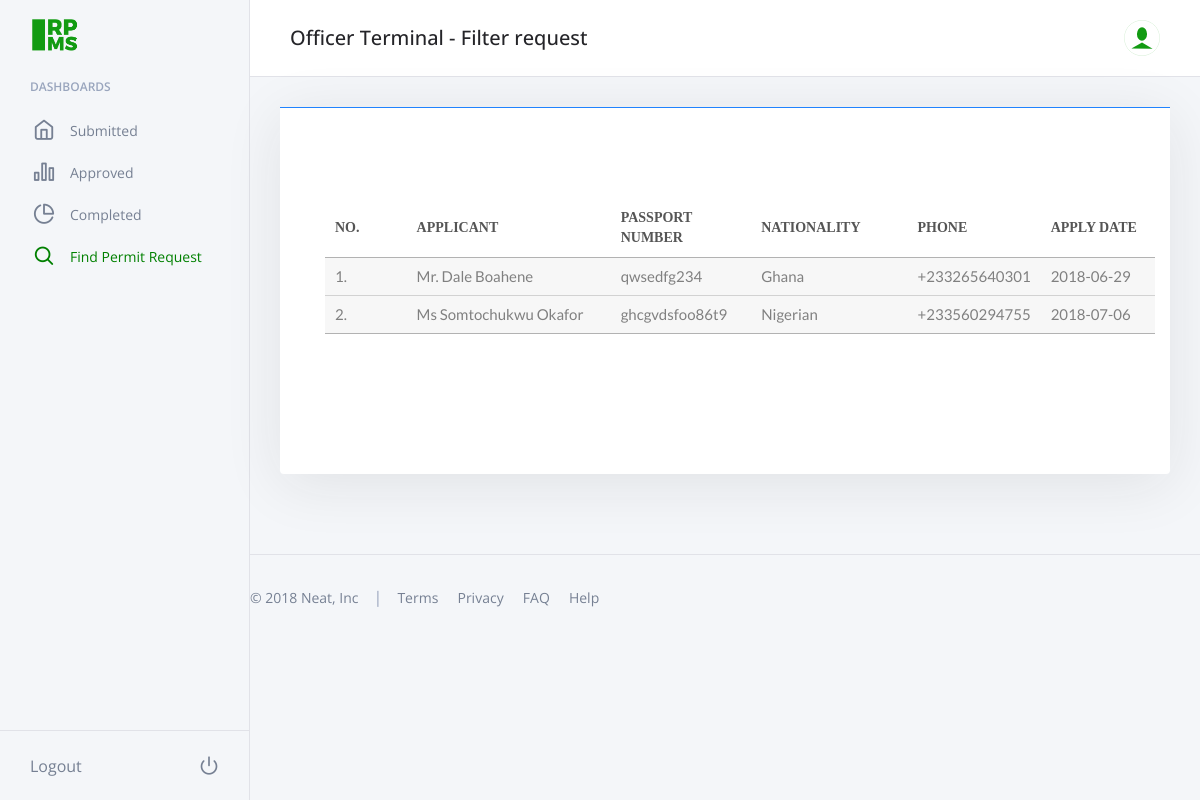
/admin/filter.php (signed in), run on the app's committed database.
### tables this page shows
CREATE TABLE `permits_table` (
  `permit_id` int(11) NOT NULL,
  `user_id` int(100) NOT NULL,
  `user_email` varchar(255) NOT NULL,
  `user_firstname` varchar(20) NOT NULL,
  `user_lastname` varchar(25) NOT NULL,
  `user_title` varchar(5) NOT NULL,
  `previous_name` varchar(255) DEFAULT NULL,
  `user_passport` varchar(255) NOT NULL,
  `issue_date` date NOT NULL,
  `issue_place` varchar(255) NOT NULL,
  `expiry_date` date NOT NULL,
  `nationality` varchar(50) NOT NULL,
  `birth_date` date NOT NULL,
  `birth_place` varchar(255) NOT NULL,
  `local_address` varchar(255) NOT NULL,
  `phone` int(15) NOT NULL,
  `foreign_address` varchar(255) NOT NULL,
  `closest_relative` varchar(255) DEFAULT NULL,
  `edu_qualifications` varchar(255) DEFAULT NULL,
  `profession` varchar(75) NOT NULL,
  `profession_address` varchar(255) NOT NULL,
  `employer_name` varchar(255) DEFAULT NULL,
  `first_arrival_date` date DEFAULT NULL,
  `latest_arrival_date` date NOT NULL,
  `previous_expiry` date DEFAULT NULL,
  `apply_reason` varchar(500) NOT NULL,
  `proposed_stay_length` varchar(100) NOT NULL,
  `marital_status` varchar(20) DEFAULT NULL,
  `spouse_name` varchar(255) DEFAULT NULL,
  `spouse_nationality` varchar(100) DEFAULT NULL,
  `spouse_place_of_birth` varchar(100) DEFAULT NULL,
  `spouse_date_of_birth` date DEFAULT NULL,
  `curr_status` varchar(50) NOT NULL DEFAULT 'Submitted',
  `apply_date` date NOT NULL DEFAULT current_timestamp(),
  `pass_image` varchar(255) DEFAULT NULL,
  `pass_data` varchar(255) DEFAULT NULL,
  `letter` varchar(255) DEFAULT NULL
);

### admin/filter.php (the view, shortened to what this page needs)
<!doctype html>
<html lang="en">
<head>
    <link rel="stylesheet" href="../css/custom.css" type="text/css">
    <link rel="stylesheet" href="../css/neat.minc619.css?v=1.0">
  	<link rel="stylesheet" type="text/css" href="../fonts/table/font-awesome-4.7.0/css/font-awesome.min.css">
    <link rel="stylesheet" href="../css/table/animate.css">
    <link rel="stylesheet" href="../css/table/select2.css">
    <link rel="stylesheet" href="../css/table/scroll/perfect-scrollbar.css">
    <link rel="stylesheet" href="../css/table/main.css?v=1.0">
    <link rel="stylesheet" href="../css/table/util.css">
    <link rel="stylesheet" href="../css/styles.css?v=1.0">
<link rel='stylesheet prefetch' href='http://cdnjs.cloudflare.com/ajax/libs/bootstrap-table/1.9.0/bootstrap-table.min.css'>
<link rel='stylesheet prefetch' href='https://cdn.datatables.net/1.10.9/css/jquery.dataTables.min.css'>
</head>
<body>
  <div class="o-page">
    <div class="o-page__sidebar js-page-sidebar">
      <aside class="c-sidebar">
        <div class="c-sidebar__brand">
          <a href="#"><img src="../img/rpms-green.png" alt="RPMS" style="height: 36px;"></a>
        </div>
        <div class="c-sidebar__body">
          <span class="c-sidebar__title">Dashboards</span>
          <ul class="c-sidebar__list">
            <li>
              <a class="c-sidebar__link" href="submitted.php">
                <i class="c-sidebar__icon feather icon-home"></i>Submitted
              </a>
            </li>
            <li>
              <a class="c-sidebar__link" href="./approved.php">
                <i class="c-sidebar__icon feather icon-bar-chart-2"></i>Approved
              </a>
            </li>
            <li>
              <a class="c-sidebar__link" href="./complete.php">
                <i class="c-sidebar__icon feather icon-pie-chart"></i>Completed
              </a>
            </li>
            <li>
              <a class="c-sidebar__link" href="./filter.php" style="color: green">
                <i class="c-sidebar__icon feather icon-search"></i>Find Permit Request
              </a>
            </li>
          </ul>
				</div>
        <a class="c-sidebar__footer" href="../pconfig/logout.php">
          Logout <i class="c-sidebar__footer-icon feather icon-power"></i></a>
      </aside>
    </div>
    <main class="o-page__content">
      <header class="c-navbar u-mb-medium">
        <h2 class="c-navbar__title">Officer Terminal - Filter request</h2>
        <div class="c-dropdown dropdown">
          <div class="c-avatar c-avatar--xsmall dropdown-toggle" id="dropdownMenuAvatar" data-toggle="dropdown" aria-haspopup="true" aria-expanded="false" role="button">
            <img class="c-avatar__img" src="../img/avatar.svg" alt="Admin">
          </div>
        </div>
      </header>
      <div class="container">
        <div class="col-md-12" >
          <div class="c-alert c-alert--info u-mb-medium">
          	<div class="container" style="min-width: 320px; align-items:center;">
                <div class="table100 ver5 m-b-110">
                <?php
                  try{
                    require_once("../pconfig/config.php");
                    $conn->setAttribute(PDO::ATTR_ERRMODE, PDO::ERRMODE_EXCEPTION);
                    $sql = "SELECT * FROM permits_table ORDER BY permit_id";
                    $res = $conn->query($sql);
                      if($res->rowCount() > 0){
                        echo '<table id="tabble" class="display" style="width:100%">
                                <div class="table100-head">
                                  <thead>
                                    <tr class="row100 head" style="text-align: left; text-fill: #00ff00;">
                                      <th class="cell100 column1">No.</th>
                                      <th class="cell100 column2">Applicant</th>
                                      <th class="cell100 column3">Passport Number</th>
                                      <th class="cell100 column4">Nationality</th>
                                      <th class="cell100 column5">Phone</th>
                                      <th class="cell100 column6">Apply Date</th>
                                    </tr>
                                  </thead>
                                </div>
                                    <tbody>
                                      ';
                              $i = 0;
                        while($row = $res->fetch(PDO::FETCH_ASSOC)){
                          echo '<tr id="'.$row['permit_id'].'" class="row100 body" onclick="show_hide_row(\'hidden_row'.$row['permit_id'].'\');" >
                                        <td class="cell100 column1">'.++$i.'.</td>
                                        <td class="cell100 column2">'.$row['user_title'].' '.$row['user_firstname'].' '.$row['user_lastname'].'</td>
                                        <td class="cell100 column3">'.$row['user_passport'].'</td>
                                        <td class="cell100 column4">'.$row['nationality'].'</td>
                                        <td class="cell100 column5">+233'.$row['phone'].'</td>
                                        <td class="cell100 column6" style="width: 100%">'.$row['apply_date'].'</td>
                                        <tr id="hidden_row'.$row['permit_id'].'" class="hidden_row show">
                                            <td class="show" colspan=4>
                                            <div>
                                                <span style="color: black; font-size: 16px;">Passport Picture: </span><img style="height: 100px;" src="'.$row['pass_image'].'"/><br/>
                                                <span style="color: black; font-size: 16px;">Passport Data: </span><img style="height: 100px;" src="'.$row['pass_data'].'"/><br/>
                                                <span style="color: black; font-size: 16px;">Letter: </span><a href="'.$row['letter'].'" download="Application request letter">Download the Letter</a><br/>
                                                <span style="color: black; font-size: 16px;">Name: </span><span style="color: #555; font-size: 14px;">'.$row['user_title'].' '.$row['user_firstname'].' '.$row['user_lastname'].'</span><br/>
                                                <span style="color: black; font-size: 16px;">Email: </span><span style="color: #555; font-size: 14px;">'.$row['user_email'].'</span><br/>
                                                <span style="color: black; font-size: 16px;">Previous Name: </span><span style="color: #555; font-size: 14px;">'.$row['previous_name'].'</span><br/>
                                                <span style="color: black; font-size: 16px;">Passport Number: </span><span style="color: #555; font-size: 14px;">'.$row['user_passport'].'</span><br/>
                                                <span style="color: black; font-size: 16px;">Passport Issue Date: </span><span style="color: #555; font-size: 14px;">'.$row['issue_date'].'</span><br/>
                                                <span style="color: black; font-size: 16px;">Passport Issue Place:  </span><span style="color: #555; font-size: 14px;">'.$row['issue_place'].'</span><br/>
                                                <span style="color: black; font-size: 16px;">Passport Expiry Date: </span><span style="color: #555; font-size: 14px;">'.$row['expiry_date'].'</span><br/>
                                                <span style="color: black; font-size: 16px;">Nationality: </span><span style="color: #555; font-size: 14px;">'.$row['nationality'].'</span><br/>
                                                <span style="color: black; font-size: 16px;">Date of Birth: </span><span style="color: #555; font-size: 14px;">'.$row['birth_date'].'</span><br/>
                                                <span style="color: black; font-size: 16px;">Place of Birth: </span><span style="color: #555; font-size: 14px;">'.$row['birth_place'].'</span><br/>
                                                <span style="color: black; font-size: 16px;">Local Address: </span><span style="color: #555; font-size: 14px;">'.$row['local_address'].'</span><br/>
                                                <span style="color: black; font-size: 16px;">Phone Number: </span><span style="color: #555; font-size: 14px;">'.$row['phone'].'</span><br/>
                                                <span style="color: black; font-size: 16px;">Foreign Address: </span><span style="color: #555; font-size: 14px;">'.$row['foreign_address'].'</span><br/>
                                                <span style="color: black; font-size: 16px;">Closest Relative: </span><span style="color: #555; font-size: 14px;">'.$row['closest_relative'].'</span><br/>
                                                <span style="color: black; font-size: 16px;">Educational Qualifications: </span><span style="color: #555; font-size: 14px;">'.$row['edu_qualifications'].'</span><br/>
                                                <span style="color: black; font-size: 16px;">Profession: </span><span style="color: #555; font-size: 14px;">'.$row['profession'].'</span><br/>
                                                <span style="color: black; font-size: 16px;">Work/Institution Adddress: </span><span style="color: #555; font-size: 14px;">'.$row['profession_address'].'</span><br/>
                                                <span style="color: black; font-size: 16px;">Employer Name: </span><span style="color: #555; font-size: 14px;">'.$row['employer_name'].'</span><br/>
                                                <span style="color: black; font-size: 16px;">First Arrival Date: </span><span style="color: #555; font-size: 14px;">'.$row['first_arrival_date'].'</span><br/>
                                                <span style="color: black; font-size: 16px;">Latest Arrival Date: </span><span style="color: #555; font-size: 14px;">'.$row['latest_arrival_date'].'</span><br/>
                                                <span style="color: black; font-size: 16px;">Previous Expiry Date: </span><span style="color: #555; font-size: 14px;">'.$row['previous_expiry'].'</span><br/>
                                                <span style="color: black; font-size: 16px;">Reason for Application: </span><span style="color: #555; font-size: 14px;">'.$row['apply_reason'].'</span><br/>
                                                <span style="color: black; font-size: 16px;">Proposed Length of Stay(Years): </span><span style="color: #555; font-size: 14px;">'.$row['proposed_stay_length'].'</span><br/>
                                                <span style="color: black; font-size: 16px;">Marital Status: </span><span style="color: #555; font-size: 14px;">'.$row['marital_status'].'</span>';
                        }
                          echo '
                                    </tbody>
                                </div></table>';
                      } else{echo "There are currently no submitted applications.";}
                  }catch(PDOException $e){
                      echo "<script type='text/javascript'>alert('".$e->getMessage()."');</script>";
                  }
                ?>
                </div>
              </div>
	          </div>
	        </div>
        </div>
	      <div class="row">
          <div class="col-12">
	            <footer class="c-footer">
	              <p>© 2018 Neat, Inc</p>
	              <span class="c-footer__divider">|</span>
	              <nav>
	                <a class="c-footer__link" href="#">Terms</a>
	                <a class="c-footer__link" href="#">Privacy</a>
	                <a class="c-footer__link" href="#">FAQ</a>
	                <a class="c-footer__link" href="#">Help</a>
	              </nav>
	            </footer>
	          </div>
	      </div>
</body>
</html>

### css/table/main.css (style rules this page uses)
* { margin: 0px; padding: 0px; box-sizing: border-box; }
body, html { height: 100%; font-family: sans-serif; }
a { margin: 0px; transition: all 0.4s; -webkit-transition: all 0.4s; -o-transition: all 0.4s; -moz-transition: all 0.4s; }
h1,h2,h3,h4,h5,h6 { margin: 0px; }
p { margin: 0px; }
ul, li { margin: 0px; list-style-type: none; }
.table100 { background-color: #fff; }
table { width: 100%; }
th, td { font-weight: unset; padding-right: 10px; }
.column1 { width: 10%; padding-left: 40px; }
.column2 { width: 25%; padding-left: 13px; }
.column3 { width: 17%; }
.column4 { width: 19%; }
.column5 { width: 15%; }
.column6 { width: 15%; }
.table100 { position: relative; padding-top: 60px; }
.table100-head { position: absolute; width: 100%; top: 0; left: 0; }
.table100.ver5 { margin-right: -30px; }
.table100.ver5 .table100-head { padding-right: 30px; align-items: flex-start; }
.table100.ver5 th { font-family: Lato-Bold; font-size: 14px; color: #555555; line-height: 1.4; text-transform: uppercase; background-color: transparent; }
.table100.ver5 td { font-family: Lato-Regular; font-size: 15px; color: #808080; line-height: 1.4; background-color: #f7f7f7; }
.table100.ver5 { overflow: hidden; }

### css/styles.css (style rules this page uses)
*, *:before, *:after { box-sizing: border-box; }
body { background: #eee; font-family: "Open Sans", Helvetica, sans-serif; }
body { overflow: hidden; }
.hidden_row { overflow: hidden; }
.hidden_row.show { overflow: hidden; display: none; }

### data on the page
permits_table: user_title "Mr.", user_firstname "Dale", user_lastname "Boahene", user_passport "qwsedfg234", nationality "Ghana", phone "265640301", apply_date "2018-06-29"
permits_table: user_title "Ms", user_firstname "Somtochukwu", user_lastname "Okafor", user_passport "ghcgvdsfoo86t9", nationality "Nigerian", phone "560294755", apply_date "2018-07-06"
